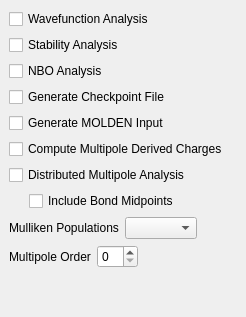
          <widget class="QWidget" name="AdvancedWavefunctionAnalysis" >
           <layout class="QVBoxLayout" >
            <property name="margin" >
             <number>9</number>
            </property>
            <property name="spacing" >
             <number>6</number>
            </property>
            <item>
             <widget class="QCheckBox" name="wavefunction_analysis" >
              <property name="text" >
               <string>Wavefunction Analysis</string>
              </property>
             </widget>
            </item>
            <item>
             <widget class="QCheckBox" name="stability_analysis" >
              <property name="text" >
               <string>Stability Analysis</string>
              </property>
             </widget>
            </item>
            <item>
             <widget class="QCheckBox" name="nbo" >
              <property name="text" >
               <string>NBO Analysis</string>
              </property>
             </widget>
            </item>
            <item>
             <widget class="QCheckBox" name="gui" >
              <property name="text" >
               <string>Generate Checkpoint File</string>
              </property>
             </widget>
            </item>
            <item>
             <widget class="QCheckBox" name="molden_format" >
              <property name="text" >
               <string>Generate MOLDEN Input</string>
              </property>
             </widget>
            </item>
            <item>
             <widget class="QCheckBox" name="mm_charges" >
              <property name="text" >
               <string>Compute Multipole Derived Charges</string>
              </property>
             </widget>
            </item>
            <item>
             <widget class="QCheckBox" name="dma" >
              <property name="text" >
               <string>Distributed Multipole Analysis</string>
              </property>
             </widget>
            </item>
            <item>
             <layout class="QHBoxLayout" >
              <property name="margin" >
               <number>0</number>
              </property>
              <property name="spacing" >
               <number>6</number>
              </property>
              <item>
               <spacer>
                <property name="orientation" >
                 <enum>Qt::Horizontal</enum>
                </property>
                <property name="sizeType" >
                 <enum>QSizePolicy::Fixed</enum>
                </property>
                <property name="sizeHint" >
                 <size>
                  <width>20</width>
                  <height>20</height>
                 </size>
                </property>
               </spacer>
              </item>
              <item>
               <widget class="QCheckBox" name="dma_midpoints" >
                <property name="text" >
                 <string>Include Bond Midpoints</string>
                </property>
               </widget>
              </item>
             </layout>
            </item>
            <item>
             <layout class="QHBoxLayout" >
              <property name="margin" >
               <number>0</number>
              </property>
              <property name="spacing" >
               <number>6</number>
              </property>
              <item>
               <widget class="QLabel" name="label_114" >
                <property name="text" >
                 <string>Mulliken Populations</string>
                </property>
               </widget>
              </item>
              <item>
               <widget class="QComboBox" name="mulliken" />
              </item>
              <item>
               <spacer>
                <property name="orientation" >
                 <enum>Qt::Horizontal</enum>
                </property>
                <property name="sizeHint" >
                 <size>
                  <width>40</width>
                  <height>20</height>
                 </size>
                </property>
               </spacer>
              </item>
             </layout>
            </item>
            <item>
             <layout class="QHBoxLayout" >
              <property name="margin" >
               <number>0</number>
              </property>
              <property name="spacing" >
               <number>6</number>
              </property>
              <item>
               <widget class="QLabel" name="label_176" >
                <property name="text" >
                 <string>Multipole Order</string>
                </property>
               </widget>
              </item>
              <item>
               <widget class="QSpinBox" name="multipole_order" />
              </item>
              <item>
               <spacer>
                <property name="orientation" >
                 <enum>Qt::Horizontal</enum>
                </property>
                <property name="sizeHint" >
                 <size>
                  <width>40</width>
                  <height>20</height>
                 </size>
                </property>
               </spacer>
              </item>
             </layout>
            </item>
            <item>
             <spacer>
              <property name="orientation" >
               <enum>Qt::Vertical</enum>
              </property>
              <property name="sizeHint" >
               <size>
                <width>20</width>
                <height>40</height>
               </size>
              </property>
             </spacer>
            </item>
           </layout>
          </widget>
